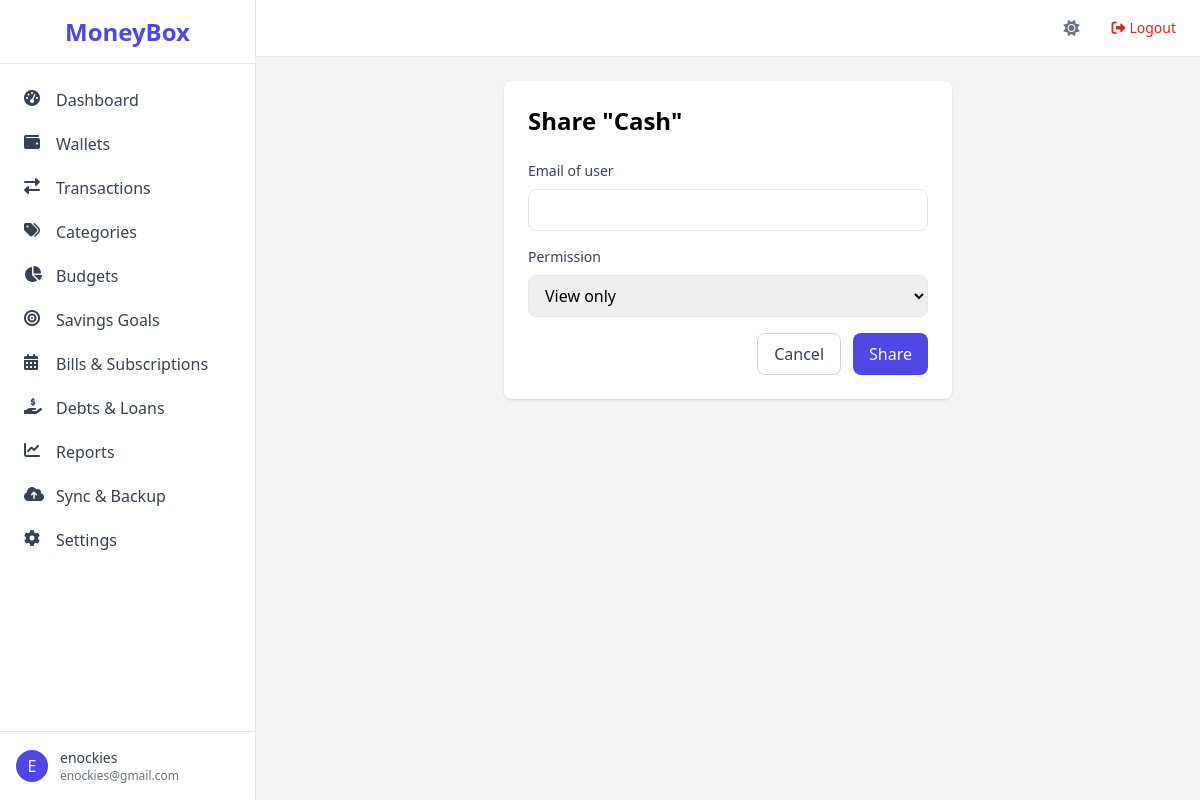
The app's page /wallets/1/share (signed in) with its own data.
### app/models.py (models this page shows, shortened)
class User(UserMixin, db.Model):
    id = db.Column(db.Integer, primary_key=True)
    username = db.Column(db.String(64), unique=True, nullable=False)
    email = db.Column(db.String(120), unique=True, nullable=False)
    password_hash = db.Column(db.String(128))
    created_at = db.Column(db.DateTime, default=datetime.utcnow)
    is_active = db.Column(db.Boolean, default=True)
    email_verified = db.Column(db.Boolean, default=False)
    email_verification_token = db.Column(db.String(100))
    two_factor_enabled = db.Column(db.Boolean, default=False)
    two_factor_secret = db.Column(db.String(32))
    passcode = db.Column(db.String(128))
    biometric_enabled = db.Column(db.Boolean, default=False)
    is_admin = db.Column(db.Boolean, default=False)
    biometric_enabled = db.Column(db.Boolean, default=False)
    is_admin = db.Column(db.Boolean, default=False)
    health_score = db.Column(db.Integer, default=0)
    health_score_updated_at = db.Column(db.DateTime)
    preferences = db.relationship('UserPreference', uselist=False, backref='user', cascade='all, delete-orphan')
    devices = db.relationship('UserDevice', backref='user', lazy='dynamic', cascade='all, delete-orphan')
    wallets = db.relationship('Wallet', backref='user', lazy='dynamic', cascade='all, delete-orphan')
    categories = db.relationship('Category', backref='user', lazy='dynamic', cascade='all, delete-orphan')
    transactions = db.relationship('Transaction', backref='user', lazy='dynamic', cascade='all, delete-orphan')
    budgets = db.relationship('Budget', backref='user', lazy='dynamic', cascade='all, delete-orphan')
    savings_goals = db.relationship('SavingsGoal', backref='user', lazy='dynamic', cascade='all, delete-orphan')
    bills = db.relationship('Bill', backref='user', lazy='dynamic', cascade='all, delete-orphan')
    debts = db.relationship('Debt', backref='user', lazy='dynamic', cascade='all, delete-orphan')
    loans = db.relationship('Loan', backref='user', lazy='dynamic', cascade='all, delete-orphan')
    recurring_transactions = db.relationship('RecurringTransaction', backref='user', lazy='dynamic', cascade='all, delete-orphan')
    shared_wallets = db.relationship('SharedWallet', foreign_keys='SharedWallet.user_id', backref='owner_user', lazy='dynamic')
    shared_with_me = db.relationship('SharedWallet', foreign_keys='SharedWallet.shared_with_user_id', backref='shared_user', lazy='dynamic')
    backup_tokens = db.relationship('BackupToken', backref='user', lazy='dynamic', cascade='all, delete-orphan')
    login_history = db.relationship('LoginHistory', backref='user', lazy='dynamic', cascade='all, delete-orphan')

class Wallet(db.Model):
    id = db.Column(db.Integer, primary_key=True)
    name = db.Column(db.String(64), nullable=False)
    type = db.Column(db.String(20))
    balance = db.Column(db.Numeric(12,2), default=0)
    currency = db.Column(db.String(3), default='USD')
    icon = db.Column(db.String(50), default='wallet')
    color = db.Column(db.String(7), default='#007bff')
    is_hidden = db.Column(db.Boolean, default=False)
    is_shared = db.Column(db.Boolean, default=False)
    notes = db.Column(db.Text)
    user_id = db.Column(db.Integer, db.ForeignKey('user.id'), nullable=False)
    bank_account_id = db.Column(db.String(100))
    bank_last_sync = db.Column(db.DateTime)
    transactions = db.relationship('Transaction', foreign_keys='Transaction.wallet_id', backref='wallet', lazy='dynamic')
    transfer_from = db.relationship('Transaction', foreign_keys='Transaction.transfer_target_wallet_id', backref='target_wallet', lazy='dynamic')
    shared_with = db.relationship('SharedWallet', backref='wallet', lazy='dynamic', cascade='all, delete-orphan')

### app/routes/wallets.py (the view, shortened to what this page needs)
@bp.route('/<int:wallet_id>/share', methods=['GET', 'POST'])
@login_required
def share_wallet(wallet_id):
    wallet = Wallet.query.get_or_404(wallet_id)
    if wallet.user_id != current_user.id:
        abort(403)
    return render_template('wallets/share.html', wallet=wallet)

### app/models.py (called while the page is built)
@login_manager.user_loader
def load_user(user_id):
    return User.query.get(int(user_id))

### app/templates/wallets/share.html (shortened to what this page needs)
{% extends "base.html" %}
{% block content %}
<div class="bg-white rounded-lg shadow p-6 max-w-md mx-auto">
    <h2 class="text-2xl font-semibold mb-6">Share "{{ wallet.name }}"</h2>
    <form method="post">
        <div class="mb-4">
            <label class="block text-sm font-medium text-gray-700 mb-2">Email of user</label>
            <input type="email" name="email" required class="border rounded-lg px-3 py-2 w-full">
        </div>
        <div class="mb-4">
            <label class="block text-sm font-medium text-gray-700 mb-2">Permission</label>
            <select name="permission" class="border rounded-lg px-3 py-2 w-full">
                <option value="view">View only</option>
            </select>
        </div>
        <div class="flex justify-end space-x-3">
            <a href="{{ url_for('wallets.list_wallets') }}" class="px-4 py-2 border border-gray-300 rounded-lg text-gray-700 hover:bg-gray-50">Cancel</a>
            <button type="submit" class="px-4 py-2 bg-indigo-600 text-white rounded-lg hover:bg-indigo-700">Share</button>
        </div>
    </form>
</div>
{% endblock %}

### app/templates/base.html (shortened to what this page needs)
<!DOCTYPE html>
<html lang="en">
<head>
    <script src="https://cdn.tailwindcss.com"></script>
    <link rel="stylesheet" href="https://cdnjs.cloudflare.com/ajax/libs/font-awesome/6.0.0-beta3/css/all.min.css">
</head>
<body class="bg-gray-100 font-sans antialiased" x-data="{ sidebarOpen: false }">
    <div class="flex h-screen bg-gray-100">
        <aside class="hidden md:flex md:flex-shrink-0">
            <div class="flex flex-col w-64 bg-white border-r border-gray-200">
                <div class="flex items-center justify-center h-16 border-b border-gray-200">
                    <span class="text-2xl font-bold text-indigo-600">MoneyBox</span>
                </div>
                <nav class="flex-1 overflow-y-auto py-4">
                    <ul class="space-y-1">
                        <li>
                            <a href="{{ url_for('main.dashboard') }}" class="flex items-center px-4 py-2 text-gray-700 hover:bg-indigo-50 hover:text-indigo-600 rounded-lg mx-2">
                                <i class="fas fa-tachometer-alt w-5 h-5 mr-3"></i>Dashboard
                            </a>
                        </li>
                        <li>
                            <a href="{{ url_for('wallets.list_wallets') }}" class="flex items-center px-4 py-2 text-gray-700 hover:bg-indigo-50 hover:text-indigo-600 rounded-lg mx-2">
                                <i class="fas fa-wallet w-5 h-5 mr-3"></i>Wallets
                            </a>
                        </li>
                        <li>
                            <a href="{{ url_for('transactions.list_transactions') }}" class="flex items-center px-4 py-2 text-gray-700 hover:bg-indigo-50 hover:text-indigo-600 rounded-lg mx-2">
                                <i class="fas fa-exchange-alt w-5 h-5 mr-3"></i>Transactions
                            </a>
                        </li>
                        <li>
                            <a href="{{ url_for('categories.list_categories') }}" class="flex items-center px-4 py-2 text-gray-700 hover:bg-indigo-50 hover:text-indigo-600 rounded-lg mx-2">
                                <i class="fas fa-tags w-5 h-5 mr-3"></i>Categories
                            </a>
                        </li>
                        <li>
                            <a href="{{ url_for('budgets.list_budgets') }}" class="flex items-center px-4 py-2 text-gray-700 hover:bg-indigo-50 hover:text-indigo-600 rounded-lg mx-2">
                                <i class="fas fa-chart-pie w-5 h-5 mr-3"></i>Budgets
                            </a>
                        </li>
                        <li>
                            <a href="{{ url_for('savings.list_goals') }}" class="flex items-center px-4 py-2 text-gray-700 hover:bg-indigo-50 hover:text-indigo-600 rounded-lg mx-2">
                                <i class="fas fa-bullseye w-5 h-5 mr-3"></i>Savings Goals
                            </a>
                        </li>
                        <li>
                            <a href="{{ url_for('bills.list_bills') }}" class="flex items-center px-4 py-2 text-gray-700 hover:bg-indigo-50 hover:text-indigo-600 rounded-lg mx-2">
                                <i class="fas fa-calendar-alt w-5 h-5 mr-3"></i>Bills & Subscriptions
                            </a>
                        </li>
                        <li>
                            <a href="{{ url_for('debts.list_debts') }}" class="flex items-center px-4 py-2 text-gray-700 hover:bg-indigo-50 hover:text-indigo-600 rounded-lg mx-2">
                                <i class="fas fa-hand-holding-usd w-5 h-5 mr-3"></i>Debts & Loans
                            </a>
                        </li>
                        <li>
                            <a href="{{ url_for('reports.reports') }}" class="flex items-center px-4 py-2 text-gray-700 hover:bg-indigo-50 hover:text-indigo-600 rounded-lg mx-2">
                                <i class="fas fa-chart-line w-5 h-5 mr-3"></i>Reports
                            </a>
                        </li>
                        <li>
                            <a href="{{ url_for('sync.sync_dashboard') }}" class="flex items-center px-4 py-2 text-gray-700 hover:bg-indigo-50 hover:text-indigo-600 rounded-lg mx-2">
                                <i class="fas fa-cloud-upload-alt w-5 h-5 mr-3"></i>Sync & Backup
                            </a>
                        </li>
                        <li>
                            <a href="{{ url_for('settings.profile') }}" class="flex items-center px-4 py-2 text-gray-700 hover:bg-indigo-50 hover:text-indigo-600 rounded-lg mx-2">
                                <i class="fas fa-cog w-5 h-5 mr-3"></i>Settings
                            </a>
                        </li>
                    </ul>
                </nav>
                <div class="border-t border-gray-200 p-4">
                    <div class="flex items-center">
                        <div class="flex-shrink-0">
                            <span class="inline-block h-8 w-8 rounded-full bg-indigo-600 text-white flex items-center justify-center">{{ current_user.username[0]|upper }}</span>
                        </div>
                        <div class="ml-3">
                            <p class="text-sm font-medium text-gray-700">{{ current_user.username }}</p>
                            <p class="text-xs text-gray-500">{{ current_user.email }}</p>
                        </div>
                    </div>
                </div>
            </div>
        </aside>
        <div class="flex-1 flex flex-col overflow-hidden">
            <header class="bg-white border-b border-gray-200 py-4 px-6 flex items-center justify-between">
                <div class="flex-1 flex justify-end items-center space-x-4">
                    <button id="theme-toggle" class="text-gray-500 focus:outline-none">
                        <i class="fas fa-sun" id="theme-icon"></i>
                    </button>
                    <a href="{{ url_for('auth.logout') }}" class="text-sm text-red-600 hover:text-red-800"><i class="fas fa-sign-out-alt mr-1"></i>Logout</a>
                </div>
            </header>
            <main class="flex-1 overflow-y-auto p-6">
                {% block content %}{% endblock %}
            </main>
        </div>
    </div>
</body>
</html>

### records on screen
User: username "E", username "enockies", email "enockies@gmail.com"
Wallet: name "Cash"
